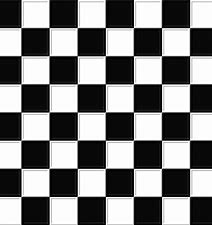
#> input picture chess.jpg, 212 x 225 px
$ jupyter execute Untitled9.ipynb
#> lines starting #> are read from the running program, lines starting #| are printed output that depends on the picture
[cell 1]
import cv2
import numpy as np
import matplotlib.pyplot as plt
BGR_image=cv2.imread('chess.jpg')
#> BGR_image is the input picture: shape (225, 212, 3); min 0, max 255, mean 127
gray=cv2.cvtColor(BGR_image,cv2.COLOR_BGR2GRAY)
Image= cv2.GaussianBlur(BGR_image,(3,3),0)
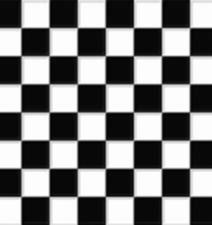
#> Image: shape (225, 212, 3); min 1, max 255, mean 127
plt.imshow(Image)

[cell 2]
edges1 = cv2.Canny(Image,100,200)
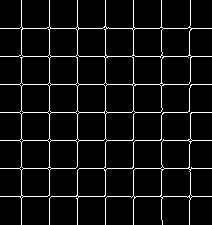
#> edges1: shape (225, 212); 6.3% white in thin lines or dots
plt.imshow(edges1,cmap = 'gray')
plt.title('Edge Image'), plt.xticks([]), plt.yticks([])
plt.show()

[cell 3]
lines=cv2.HoughLinesP(edges1,1,np.pi/180, threshold=80, minLineLength=50,maxLineGap=250)
#> lines = 15 rows, first 6: [49, 224, 49, 0], [105, 224, 105, 0], [0, 56, 211, 56], [0, 28, 211, 28], [0, 140, 211, 140], [133, 224, 133, 0]

[cell 4]
for line in lines:
    x1, y1, x2, y2 = line [0]
    cv2.line(BGR_image,(x1, y1),(x2, y2),(0, 0, 255),3)
#> this loop made 15 passes
#> (x1, y1, x2, y2) on passes 1 to 12: (49, 224, 49, 0), (105, 224, 105, 0), (0, 56, 211, 56), (0, 28, 211, 28), (0, 140, 211, 140), (133, 224, 133, 0), (21, 224, 21, 0), (0, 196, 211, 196), (0, 112, 211, 112), (161, 219, 161, 0), (0, 168, 211, 168), (77, 224, 77, 0)
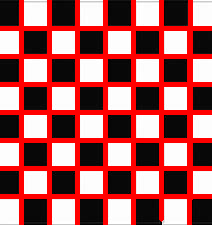
#> BGR_image: shape (225, 212, 3); mean B, G, R 91.3, 91.3, 167.2
